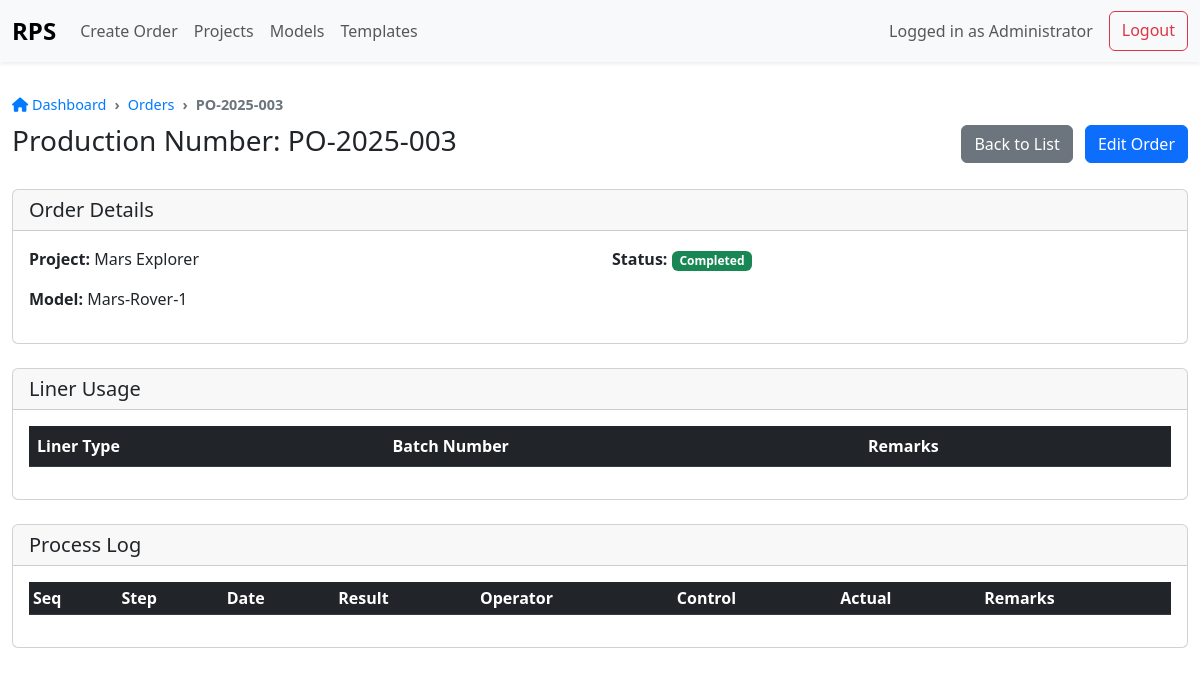
The app's page /view_order.php?pn=PO-2025-003 (signed in) with its own data.
### tables this page shows
CREATE TABLE ProductionOrders (
    ProductionNumber VARCHAR(50) PRIMARY KEY,
    EmptyTubeNumber VARCHAR(50),
    ProjectID INT NOT NULL,
    ModelID INT NOT NULL,
    MC02_Status VARCHAR(30) DEFAULT 'Pending',
    MC02_SignedBy_UserID INT NULL,
    MC02_SignedDate DATETIME NULL,
    CONSTRAINT FK_ProdOrders_Projects FOREIGN KEY(ProjectID)
        REFERENCES Projects(ProjectID),
    CONSTRAINT FK_ProdOrders_Models FOREIGN KEY(ModelID)
        REFERENCES Models(ModelID),
    CONSTRAINT FK_ProdOrders_Users FOREIGN KEY(MC02_SignedBy_UserID)
        REFERENCES Users(UserID)
);

CREATE TABLE Projects (
    ProjectID INT AUTO_INCREMENT PRIMARY KEY,
    ProjectName VARCHAR(100) NOT NULL UNIQUE
);

CREATE TABLE Models (
    ModelID INT AUTO_INCREMENT PRIMARY KEY,
    ProjectID INT NOT NULL,
    ModelName VARCHAR(100) NOT NULL,
    CONSTRAINT FK_Models_Projects FOREIGN KEY(ProjectID)
        REFERENCES Projects(ProjectID)
);

### public/view_order.php (the view, shortened to what this page needs)
<?php
$pn = $_GET['pn'] ?? '';
$pdo = Database::connect();
$stmt = $pdo->prepare('SELECT po.*, p.ProjectName, m.ModelName, u.FullName AS SignedBy
                       FROM ProductionOrders po
                       LEFT JOIN Projects p ON po.ProjectID = p.ProjectID
                       LEFT JOIN Models m ON po.ModelID = m.ModelID
                       LEFT JOIN Users u ON po.MC02_SignedBy_UserID = u.UserID
                       WHERE po.ProductionNumber = ?');
$stmt->execute([$pn]);
$order = $stmt->fetch(PDO::FETCH_ASSOC);
include __DIR__ . '/templates/header.php';
?>
<div class="row">
    <div class="col-12">
        <div class="d-flex justify-content-between align-items-center mb-4">
            <h1 class="h3">Production Number: <?php echo htmlspecialchars($order['ProductionNumber']); ?></h1>
            <div>
                <a href="index.php" class="btn btn-secondary me-2">Back to List</a>
                <a href="edit_order.php?pn=<?php echo urlencode($order['ProductionNumber']); ?>" class="btn btn-primary">Edit Order</a>
            </div>
        </div>
        <div class="card mb-4">
            <div class="card-header">
                <h5 class="card-title mb-0">Order Details</h5>
            </div>
            <div class="card-body">
                <div class="row">
                    <div class="col-md-6">
                        <p><strong>Project:</strong> <?php echo htmlspecialchars($order['ProjectName']); ?></p>
                        <p><strong>Model:</strong> <?php echo htmlspecialchars($order['ModelName']); ?></p>
                    </div>
                    <div class="col-md-6">
                        <p><strong>Status:</strong>
                            <span class="badge bg-<?php echo $order['MC02_Status'] === 'Completed' ? 'success' : ($order['MC02_Status'] === 'In Progress' ? 'warning' : 'secondary'); ?>">
                                <?php echo htmlspecialchars($order['MC02_Status']); ?>
                            </span>
                        </p>
                    </div>
                </div>
            </div>
        </div>
        <div class="card mb-4">
            <div class="card-header">
                <h5 class="card-title mb-0">Liner Usage</h5>
            </div>
            <div class="card-body">
                <div class="table-responsive">
                    <table class="table table-striped">
                        <thead class="table-dark">
                            <tr><th>Liner Type</th><th>Batch Number</th><th>Remarks</th></tr>
                        </thead>
                    </table>
                </div>
            </div>
        </div>
        <div class="card">
            <div class="card-header">
                <h5 class="card-title mb-0">Process Log</h5>
            </div>
            <div class="card-body">
                <div class="table-responsive">
                    <table class="table table-striped table-sm">
                        <thead class="table-dark">
                            <tr>
                                <th>Seq</th><th>Step</th><th>Date</th><th>Result</th><th>Operator</th><th>Control</th><th>Actual</th><th>Remarks</th>
                            </tr>
                        </thead>
                    </table>
                </div>
            </div>
        </div>
    </div>
</div>
<?php include __DIR__ . '/templates/footer.php'; ?>

### public/assets/css/app.css (style rules this page uses)
body { padding-top: 70px; }
.badge { font-size: 0.75em; font-weight: 600; }

### records on screen
productionorders: ProductionNumber "PO-2025-003", ProjectID.ProjectName "Mars Explorer", ModelID.ModelName "Mars-Rover-1", MC02_Status "Completed"

### other values on screen
$_SESSION['Role'] "Administrator"
$crumb['title'] "Orders"
$crumb['title'] "PO-2025-003"
